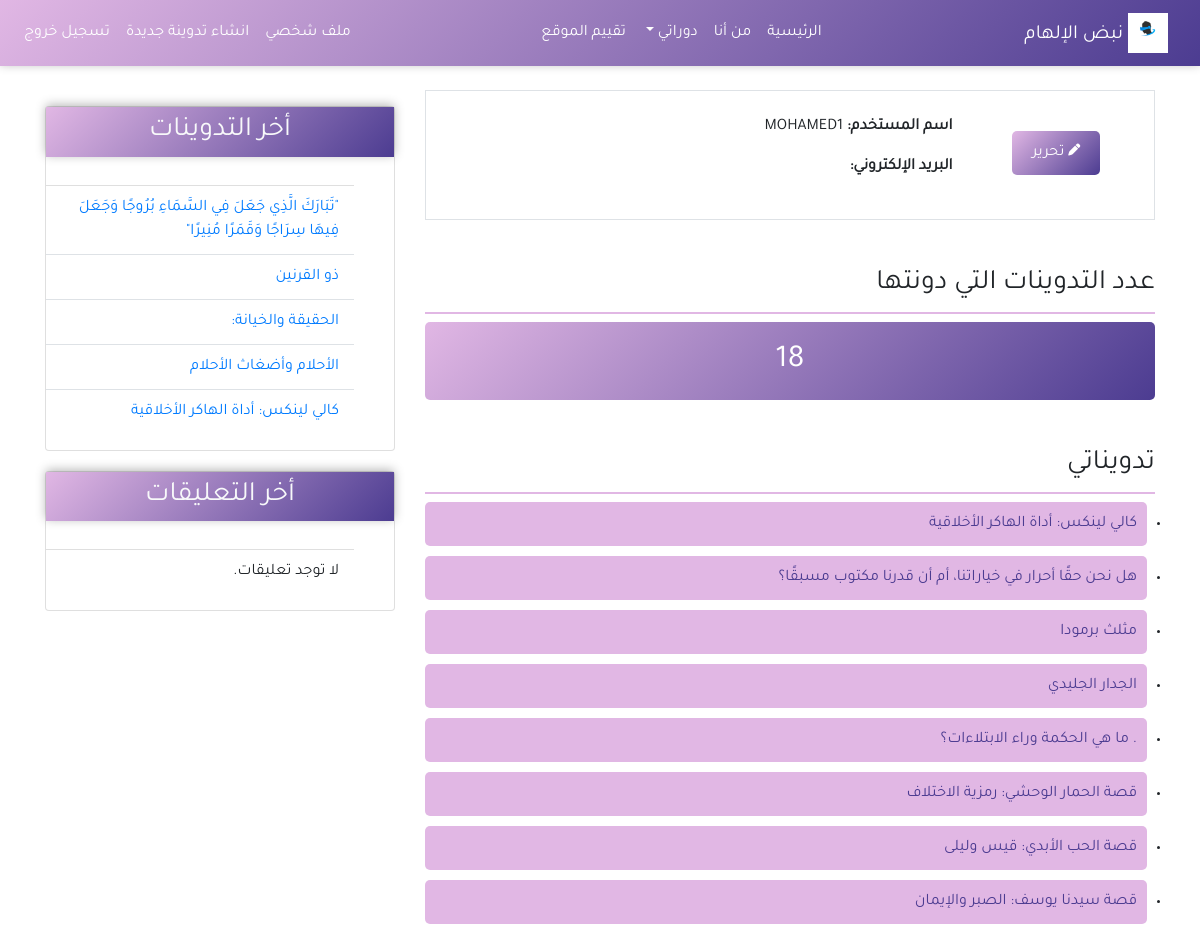
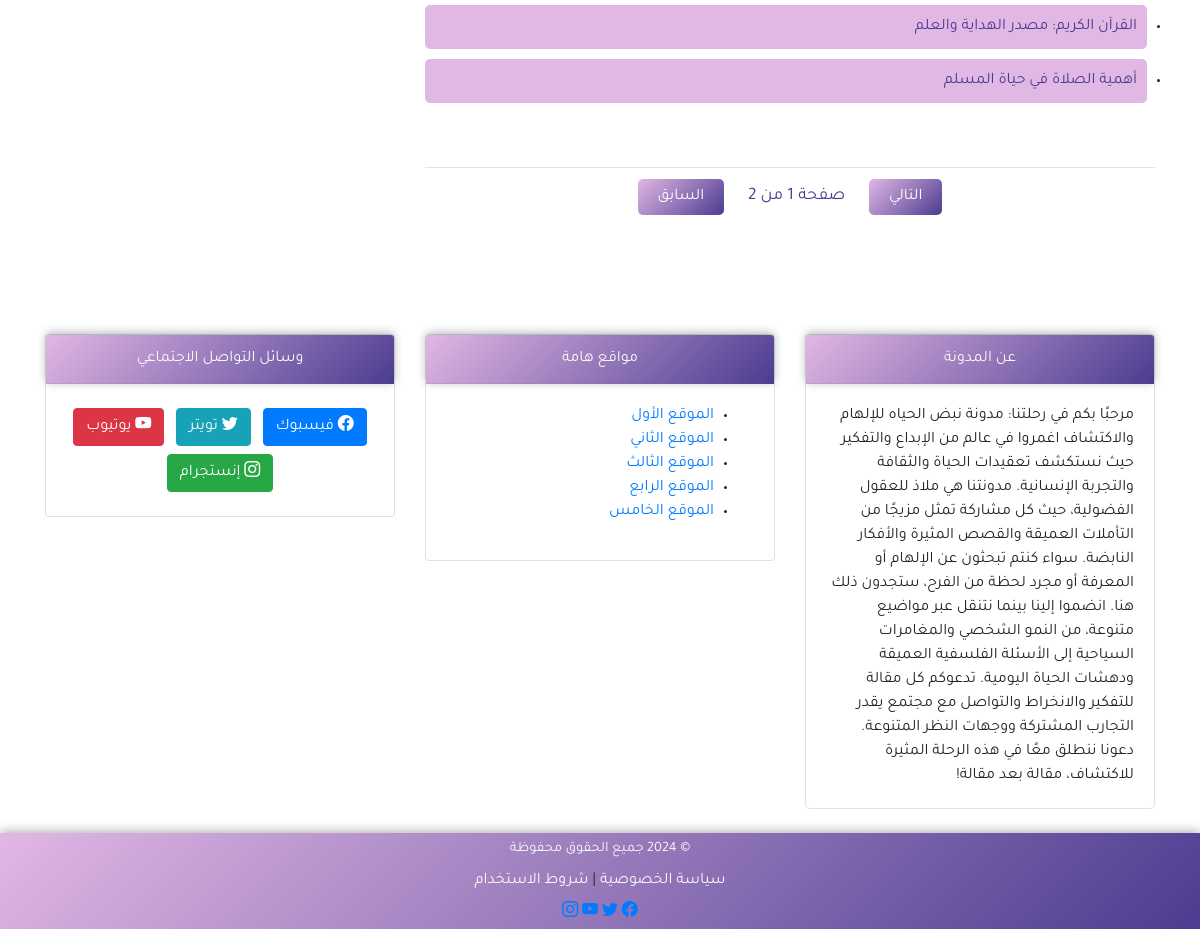
The page /profile/ (signed in) on the database its author committed (2 pictures, top to bottom).
### myblog/models.py (models this page shows, shortened)
class Post(models.Model):
    title = models.CharField(max_length=100)
    content = models.TextField()
    post_date = models.DateTimeField(default=timezone.now)
    post_update = models.DateTimeField(auto_now=True)
    user = models.ForeignKey(User, on_delete=models.SET_NULL, null=True, blank=True)
    class Meta:
        ordering = ('-post_date',)

### users/views.py (the view)
# urls.py: path('profile/',views.profile, name='profile'),
@login_required(login_url='login')
def profile(request):
    posts = Post.objects.filter(user=request.user)  # تعديل هنا
    paginator = Paginator(posts, 10)  # تحديد عدد المشاركات لكل صفحة
    page = request.GET.get('page')  # الحصول على رقم الصفحة من الطلب
    try:
        post_list = paginator.page(page)  # الحصول على المشاركات للصفحة المحددة
    except PageNotAnInteger:
        post_list = paginator.page(1)  # إذا لم يكن الرقم صحيحًا، ابدأ من الصفحة 1
    except EmptyPage:
        post_list = paginator.page(paginator.num_pages)  # إذا كانت الصفحة فارغة، اذهب إلى آخر صفحة
    return render(request, 'users/profile.html', {
        'title': 'الملف الشخصي',
        'posts': posts,
        'page': page,
        'post_list': post_list
    })

### myblog/templatetags/post_tags.py (called while the page is built)
@register.inclusion_tag('myblog/latest_blog.html')
def latest_blog():
    context = {
        'l_blog':Post.objects.all()[0:5]
    }
    return context

@register.inclusion_tag('myblog/latest_comments.html')
def latest_comments():
    context = {
        'l_comments':Comment.objects.filter(active=True)[0:5]
    }
    return context

### users/templates/users/profile.html (shortened to what this page needs)
{% extends 'myblog/index.html' %}
{% block content %}
<div class="border p-4 mb-5">
    <div class="row">
        <div class="col-md-3 text-center">
            <div class="custom-card">
                <div class="mt-3">
                    <a class="btn custom-button" href="{% url 'profile_update' %}"><i class="fas fa-pen fa-xs"></i> تحرير</a>
                </div>
            </div>
        </div>
        <div class="col-md-9">
            <p class="font-weight-bold">اسم المستخدم: <span class="font-weight-normal">{{ user.username }}</span></p>
            <p class="font-weight-bold">البريد الإلكتروني: </p>
        </div>
    </div>
</div>
<div class="row mb-5">
    <div class="col-md">
        <h3 class="custom-heading">عدد التدوينات التي دونتها</h3>
        <h4 class="post-count">
            {{ posts.count }}
        </h4>
        <h3 class="custom-heading mt-5">تدويناتي</h3>
        {% if posts %}
            <ul class="pr-2">
                {% for post in post_list %}
                    <li><a class="post-title" href="{% url 'post_detail' post.id %}">{{ post.title }}</a></li>
                {% endfor %}
            </ul>
        {% else %}
            <h4 class="text-center mb-5">لا يوجد تدوينات</h4>
        {% endif %}
    </div>
</div>
{% include 'myblog/pagination.html' with page=post_list %}
{% endblock %}

### myblog/templates/myblog/latest_blog.html
<ul class="list-group-flush latest-post ">
    {% for post in l_blog %}
        <li class="list-group-item latest-post-item">
            <a href="{% url 'post_detail' post.id %}" class="text-decoration-none text-primary">{{ post.title }}</a>
        </li>
    {% endfor %}
</ul>

### static/css/styles.css (style rules this page uses)
.latest-post { margin-top: 20px; }
.latest-post-item { position: relative; padding: 10px 15px; transition: background-color 0.3s; }
.latest-post-item:not(:first-child) { border-top: 1px solid #dee2e6; }
.latest-post-item a { color: #007bff; }

### static/css/min.css (style rules this page uses)
html, body { direction: rtl; text-align: right; margin: 0; padding: 0; height: 100%; }
body { font-family: 'Tajawal', sans-serif; }

### users/templates/users/profile.html (style rules this page uses)
.custom-button { background: linear-gradient(135deg, #E1B7E4 0%, #4C3C91 100%); color: white; border: none; padding: 10px 20px; border-radius: 5px; transition: background 0.3s; }
.custom-heading { border-bottom: 2px solid #E1B7E4; padding-bottom: 10px; }
.post-count { background: linear-gradient(135deg, #E1B7E4 0%, #4C3C91 100%); color: white; padding: 20px; border-radius: 5px; font-size: 2em; text-align: center; }
.post-title { background-color: #E1B7E4; color: #4C3C91; padding: 10px; border-radius: 5px; margin-bottom: 10px; display: block; text-decoration: none; transition: background 0.3s; }

### rows shown on the page
Post: title "كالي لينكس: أداة الهاكر الأخلاقية"
Post: title "هل نحن حقًا أحرار في خياراتنا، أم أن قدرنا مكتوب مسبقًا؟"
Post: title "مثلث برمودا"
Post: title "الجدار الجليدي"
Post: title ". ما هي الحكمة وراء الابتلاءات؟"
Post: title "قصة الحمار الوحشي: رمزية الاختلاف"
Post: title "قصة الحب الأبدي: قيس وليلى"
Post: title "قصة سيدنا يوسف: الصبر والإيمان"
Post: title "القرآن الكريم: مصدر الهداية والعلم"
Post: title "أهمية الصلاة في حياة المسلم"
Post: title "\"تَبَارَكَ الَّذِي جَعَلَ فِي السَّمَاءِ بُرُوجًا وَجَعَلَ فِيهَا سِرَاجًا وَقَمَرًا مُنِيرًا\""
Post: title "ذو القرنين"
Post: title "الحقيقة والخيانة:"
Post: title "الأحلام وأضغاث الأحلام"

### other values the page prints
{{ user.username }} "MOHAMED1"
{{ posts.count }} "18"
{{ page.paginator.num_pages }} "2"
